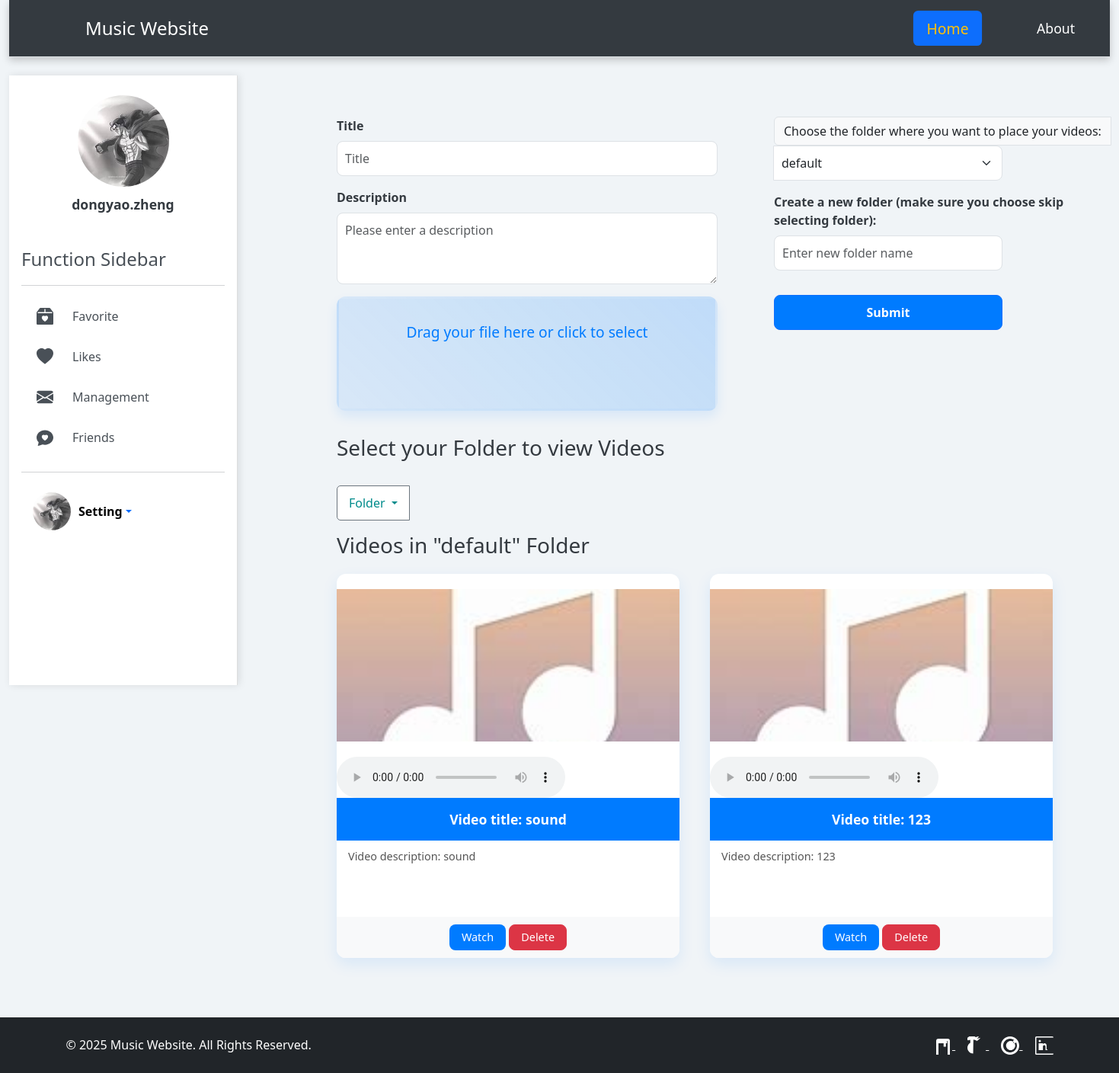
The app's page /user/management (signed in), older data.
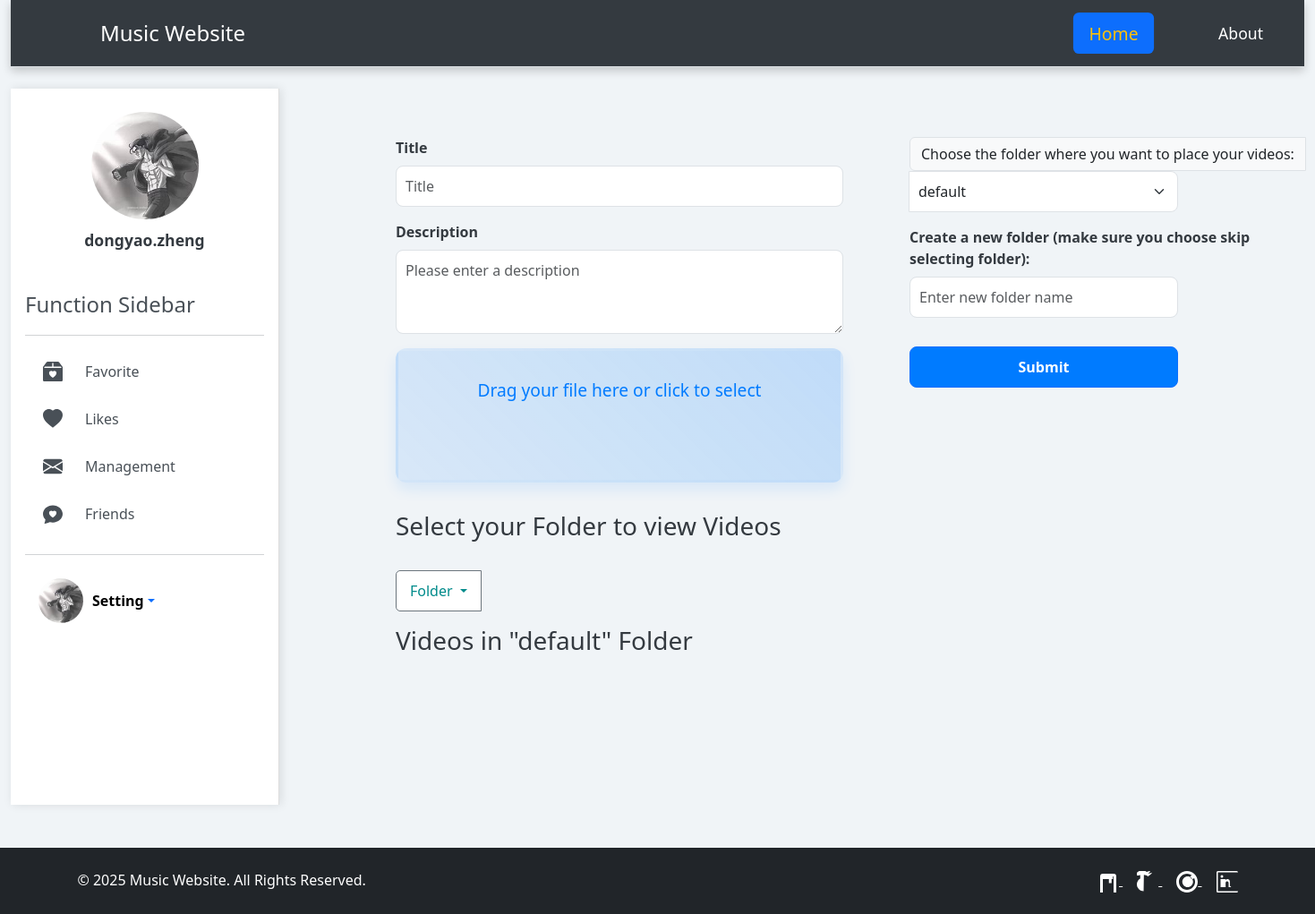
The same page, newer data.
### user/models.py (models this page shows)
class management_folders(models.Model):
    user=models.ForeignKey(User,on_delete=models.CASCADE)
    title=models.CharField(max_length=200)
    videos=models.ManyToManyField(management, blank=True)

class management(models.Model):
    user=models.ForeignKey(User,related_name="management_set",on_delete=models.CASCADE)
    title=models.CharField(max_length=200)
    description=models.CharField(max_length=20000)
    upload_time=models.DateTimeField(auto_now_add=True)
    video=models.FileField(upload_to="videos/")

### user/views.py (the view, shortened to what this page needs)
# urls.py: path("management", views.user_management, name="management"),
@login_required
def user_management(request):
    user=request.user
    avatar = user.avatars.avatar
    forlder_id1=request.POST.get('folder_id')
    if forlder_id1:
        selected_forlder=management_folders.objects.filter(user=request.user,id=forlder_id1).first()
        videos=selected_forlder.videos.all()
    else:
        selected_forlder=management_folders.objects.filter(user=request.user).first()
        if not selected_forlder:
            management_folders.objects.create(user=request.user,title='default')
            selected_forlder=management_folders.objects.filter(user=request.user).first()
        videos=selected_forlder.videos.all()
    folders=management_folders.objects.filter(user=request.user)
    return render(request,'management.html',context={'videos':videos,'folders':folders,'selected_folder':selected_forlder,'user':user,'avatar':avatar})

### templates/management.html (shortened to what this page needs)
{% extends 'mainpage_template.html' %}
{% block body1 %}
<div style="max-width: 500px">
    <form method="POST" enctype="multipart/form-data">
        <div class="d-flex">
            <div class="flex-fill me-4" style="max-width: 600px;min-width: 500px">
                <div class="mb-3">
                    <label for="exampleFormControlInput1" class="form-label">Title</label>
                    <input type="text" class="form-control" id="exampleFormControlInput1" placeholder="Title" name="title" required>
                </div>
                <div class="mb-3">
                    <label for="exampleFormControlTextarea1" class="form-label">Description</label>
                    <textarea class="form-control" id="exampleFormControlTextarea1" rows="3" name="description" placeholder="Please enter a description" required></textarea>
                </div>
                <div class="mb-3">
                    <label for="video" class="drop-container" id="video-drop-container">
                        <span class="drop-title">Drag your file here or click to select</span>
                    </label>
                </div>
            </div>
            <div class="flex-fill" style="max-width: 300px; margin-left: 50px">
                <div class="input-group mb-3">
                    <label class="input-group-text" for="inputGroupSelect01">Choose the folder where you want to place your videos:</label>
                    <select class="form-select" id="inputGroupSelect01" name="folder_id">
                        {% for folder in folders %}
                            <option value="{{ folder.id }}" {% if selected_folder and selected_folder.id == folder.id %}selected{% endif %}>{{ folder.title }}</option>
                        {% endfor %}
                    </select>
                </div>
                <div id="new-folder-container" class="mb-3">
                    <label for="new_folder_title" class="form-label" style="width:400px">Create a new folder (make sure you choose skip selecting folder):</label>
                    <input type="text" class="form-control" id="new_folder_title" name="new_folder_title" placeholder="Enter new folder name">
                </div>
                <button type="submit" class="btn btn-primary mt-3 w-100">Submit</button>
            </div>
        </div>
    </form>
</div>
<h3>Select your Folder to view Videos</h3>
<form method="POST" name="folderForm">
    <div class="input-group mb-3">
        <button class="btn btn-outline-secondary dropdown-toggle btn-dropdown-custom" type="button" data-bs-toggle="dropdown" aria-expanded="false" style="color:darkcyan">
            Folder
        </button>
    </div>
</form>
<h3>Videos in "{{ selected_folder.title }}" Folder</h3>
<div class="video-container">
    {% for video in videos %}
        <div class="video-item">
            <div class="video-container">
            {% if '.mp3' in video.video.url or '.wav' in video.video.url %}
                    <img src="/media/avatars/default_cover_image.jpg" width="100%" height="225" alt="Audio Cover Image">
                    <audio controls>
                        <source src="{{ video.video.url }}" type="audio/mpeg">
                    </audio>
                {% else %}
                <video width="100%" height="225" controls>
                        <source src="{{ video.video.url }}" type="video/mp4">
                    </video>
                {% endif %}
            </div>
            <div class="video-title">Video title: {{ video.title }}</div>
            <div class="video-desc">Video description: {{ video.description }}</div>
            <div class="video-actions">
            <form method="POST" action="{% url 'user:view_specific_video' video.id %}" style="display:inline;">
    <button type="submit" class="btn btn-watch">Watch</button>
</form>
             <form method="POST" action="{% url 'user:delete_video' video.id %}" style="display:inline;">
        <button type="submit" class="btn btn-danger">Delete</button>
    </form>
            </div>
        </div>
    {% endfor %}
</div>
{% endblock %}

### templates/mainpage_template.html (shortened to what this page needs)
<!DOCTYPE html>
<html lang="en">
<head>
    <link href="https://cdn.jsdelivr.net/npm/bootstrap@5.3.3/dist/css/bootstrap.min.css"
          rel="stylesheet"
>
</head>
<body onload="fadeIn()">
    {% if user.is_authenticated %}
    <div class="container-fluid">
        <header class="d-flex flex-wrap justify-content-between py-3 mb-4 border-bottom navbar">
            <a href="" class="d-flex align-items-center mb-3 mb-md-0 me-md-auto link-body-emphasis text-decoration-none" style="margin-left: 70px">
                <span class="fs-4 text-white">Music Website</span>
            </a>
            <ul class="nav nav-pills">
                <li class="nav-item"><a href="{% url 'mainpage:user_mainpage' %}" class="nav-link active" aria-current="page">Home</a></li>
                <li class="nav-item"><a href="#" class="nav-link">About</a></li>
            </ul>
        </header>
        <div class="d-flex">
            <div class="sidebar p-3">
                <div class="user-info">
                    <img src="{{ avatar.url|default:'/media/avatars/default.jpg' }}" alt="User Avatar" style="width:120px;height:120px">
                    <strong>{{ user.username|truncatechars:20 }}</strong>
                </div>
                <span class="fs-4 mb-3">Function Sidebar</span>
                <hr>
                <ul class="nav flex-column">
                    <li>
                        <a href="{% url 'user:flavorite' %}" class="nav-link">
                            <span>Favorite</span>
                        </a>
                    </li>
                    <li>
                        <a href="{% url 'user:likes' %}" class="nav-link">
                            <svg xmlns="http://www.w3.org/2000/svg" width="22" height="22" fill="currentColor" class="bi bi-heart-fill" viewBox="0 0 16 16">
                                <path fill-rule="evenodd" d="M8 1.314C12.438-3.248 23.534 4.735 8 15-7.534 4.736 3.562-3.248 8 1.314"/>
                            </svg>
                            <span>Likes</span>
                        </a>
                    </li>
                    <li>
                        <a href="{% url 'user:management' %}" class="nav-link">
                            <span>Management</span>
                        </a>
                    </li>
                    <li>
                        <a href="{% url 'user:friends' %}" class="nav-link">
                            <span>Friends</span>
                        </a>
                    </li>
                </ul>
                <hr>
                <div class="dropdown">
                    <a href="#" class="d-flex align-items-center text-decoration-none dropdown-toggle" data-bs-toggle="dropdown" aria-expanded="false">
                        <img src="{{ avatar.url }}" alt="User Avatar" class="rounded-circle" style="width: 50px; height: 50px; object-fit: cover; margin-right: 10px">
                        <strong style="color:black">Setting</strong>
                    </a>
                </div>
            </div>
            <div class="main-content">
                <br>
                {% block body1 %}{% endblock %}
            </div>
        </div>
    </div>
    {% endif %}
</body>
<footer class="bg-dark text-white py-4 mt-5">
    <div class="container">
        <div class="row">
            <div class="col-md-6">
                <p class="mb-0">© 2025 Music Website. All Rights Reserved.</p>
            </div>
            <div class="col-md-6 text-md-end">
                <a href="#" class="text-white me-3">
                    <svg xmlns="http://www.w3.org/2000/svg" width="24" height="24" fill="currentColor" class="bi bi-facebook" viewBox="0 0 16 16">
                        <path d="M12 2H4a2 2 0 0 0-2 2v12a2 2 0 0 0 2 2h8a2 2 0 0 0 2-2V4a2 2 0 0 0-2-2zm0 14H4V4h8v12zM7.5 6h1v3h2V6h1V4h-4V2h-2v2H4v2h3.5z"/>
                    </svg>
                </a>
                <a href="#" class="text-white me-3">
                </a>
                <a href="#" class="text-white me-3">
                </a>
                <a href="#" class="text-white">
                </a>
            </div>
        </div>
    </div>
</footer>
</html>

### templates/mainpage_template.html (style rules this page uses)
body { background-color: #f0f4f7; font-family: 'Segoe UI', Tahoma, Geneva, Verdana, sans-serif; color: #495057; transition: all 0.3s ease; opacity: 0; transition: opacity 0.3s ease-in-out; }
.navbar { background-color: #343a40; box-shadow: 0 4px 10px rgba(0, 0, 0, 0.2); padding: 15px 30px; }
.navbar .nav-link { color: #fff !important; font-size: 1.1rem; transition: color 0.3s ease, transform 0.3s ease; }
.navbar .nav-link.active { color: #ffc107 !important; transform: scale(1.1); }
.navbar .nav-item + .nav-item { margin-left: 20px; }
.sidebar { background-color: #ffffff; border-right: 1px solid #ddd; box-shadow: 2px 0 10px rgba(0, 0, 0, 0.1); height: 100vh; padding-top: 30px; width: 300px; transition: all 0.3s ease; }
.sidebar .nav-link { color: #495057; padding: 12px 20px; border-radius: 8px; margin-bottom: 5px; transition: background-color 0.3s ease, transform 0.3s ease; }
.sidebar .user-info { text-align: center; margin-bottom: 30px; padding: 10px; }
.sidebar .user-info img { width: 80px; height: 80px; object-fit: cover; border-radius: 50%; margin-bottom: 10px; }
.sidebar .user-info strong { display: block; font-size: 1.1rem; color: #343a40; font-weight: bold; }
.main-content { margin-left: 100px; padding: 30px; transition: margin-left 0.3s ease; }
.sidebar .nav-link span { margin-left: 10px; font-size: 1rem; }
.sidebar .nav-link { display: flex; align-items: center; }
.sidebar .nav-link svg { width: 22px; height: 22px; fill: currentColor; margin-right: 15px; }
.navbar a { font-weight: 500; }
.main-content { font-size: 1rem; color: #343a40; }

### templates/management.html (style rules this page uses)
.drop-container { position: relative; width: 100%; height: 150px; border: 3px solid transparent; border-radius: 12px; background-image: linear-gradient(45deg, rgba(0, 123, 255, 0.1), rgba(0, 123, 255, 0.2)); text-align: center; padding: 30px 15px; cursor: pointer; transition: all 0.3s ease; box-shadow: 0 8px 15px rgba(0, 123, 255, 0.1); }
.drop-title { font-size: 1.2rem; color: #007bff; font-weight: 500; }
.input-group-text { font-size: 1rem; }
.btn-dropdown-custom { border-radius: 5px; font-weight: 500; transition: background-color 0.3s ease; }
.dropdown-toggle { background-color: white; color: #0D6EFD; border-radius: 5px; font-weight: 500; padding: 10px 15px; }
.btn-primary { background-color: #007bff; border-radius: 8px; padding: 10px 20px; font-weight: 600; transition: background-color 0.3s ease; }
.input-group { border-radius: 5px; font-weight: 500; }
.form-control, .form-select { border-radius: 8px; padding: 10px; }
.form-label { font-weight: 600; }

Row changes from the older to the newer data that the page shows:
removed management: title "sound", description "sound"
removed management: title "123", description "123"
